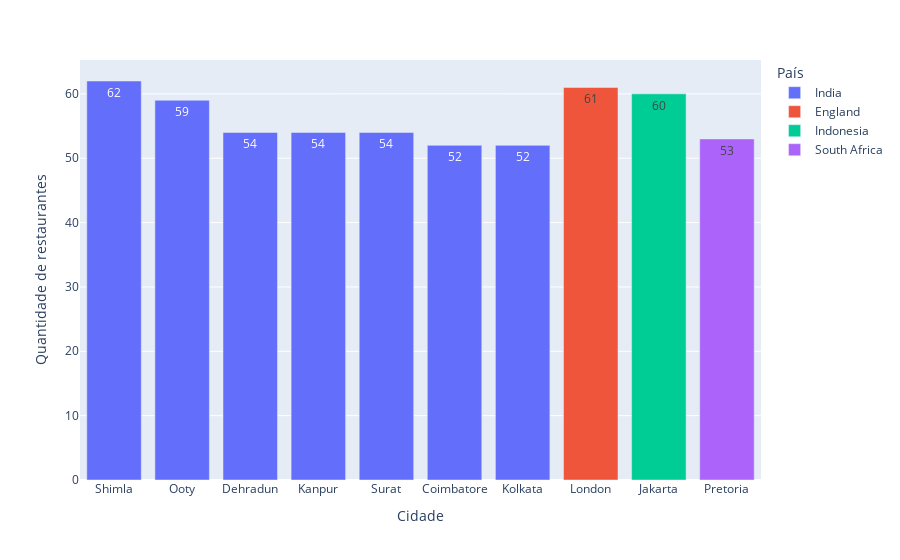

Here is the notebook cell this chart was saved with:
### Markdown cell above
### Visão cidades

### Code cell
# Top 10 cidades com mais restaurantes na base de dados

#definindo colunas
colunas = ['Restaurant ID', 'City', 'Country Code', 'Rating color']
#agrupando
df_aux = df1.loc[:, colunas].groupby(['Country Code', 'City', 'Rating color']).nunique().reset_index()
#aplicando funções
df_aux['País'] = df_aux['Country Code'].apply(country_name)
df_aux['Cor'] = df_aux['Rating color'].apply(color_name)
#excluindo colunas
df_aux = df_aux.drop(['Country Code', 'Rating color'], axis = 1)
#ordenando
df_aux = df_aux.sort_values('Restaurant ID', ascending = False).reset_index(drop=True)
#filtrando um top
df_aux = df_aux.loc[df1.index < 10, :].reset_index(drop=True)

#renomeando
df_aux = df_aux.rename(columns= {'City' : 'Cidade', 'Restaurant ID' : 'Quantidade de restaurantes'})

#plotando
px.bar(df_aux, x='Cidade', y='Quantidade de restaurantes', color='País', text_auto='Quantidade de restaurantes')

### Figure 1 — Plotly figure (JSON) as saved in the notebook; plotly's stock layout.template omitted (floating-point values rounded to 4 significant figures)
{"data": [{"alignmentgroup": "True", "hovertemplate": "País=India<br>Cidade=%{x}<br>Quantidade de restaurantes=%{y}<extra></extra>", "legendgroup": "India", "marker": {"color": "#636efa", "pattern": {"shape": ""}}, "name": "India", "offsetgroup": "India", "orientation": "v", "showlegend": true, "textposition": "auto", "texttemplate": "%{y:Quantidade de restaurantes}", "type": "bar", "x": ["Shimla", "Ooty", "Dehradun", "Kanpur", "Surat", "Coimbatore", "Kolkata"], "xaxis": "x", "y": [62, 59, 54, 54, 54, 52, 52], "yaxis": "y"}, {"alignmentgroup": "True", "hovertemplate": "País=England<br>Cidade=%{x}<br>Quantidade de restaurantes=%{y}<extra></extra>", "legendgroup": "England", "marker": {"color": "#EF553B", "pattern": {"shape": ""}}, "name": "England", "offsetgroup": "England", "orientation": "v", "showlegend": true, "textposition": "auto", "texttemplate": "%{y:Quantidade de restaurantes}", "type": "bar", "x": ["London"], "xaxis": "x", "y": [61], "yaxis": "y"}, {"alignmentgroup": "True", "hovertemplate": "País=Indonesia<br>Cidade=%{x}<br>Quantidade de restaurantes=%{y}<extra></extra>", "legendgroup": "Indonesia", "marker": {"color": "#00cc96", "pattern": {"shape": ""}}, "name": "Indonesia", "offsetgroup": "Indonesia", "orientation": "v", "showlegend": true, "textposition": "auto", "texttemplate": "%{y:Quantidade de restaurantes}", "type": "bar", "x": ["Jakarta"], "xaxis": "x", "y": [60], "yaxis": "y"}, {"alignmentgroup": "True", "hovertemplate": "País=South Africa<br>Cidade=%{x}<br>Quantidade de restaurantes=%{y}<extra></extra>", "legendgroup": "South Africa", "marker": {"color": "#ab63fa", "pattern": {"shape": ""}}, "name": "South Africa", "offsetgroup": "South Africa", "orientation": "v", "showlegend": true, "textposition": "auto", "texttemplate": "%{y:Quantidade de restaurantes}", "type": "bar", "x": ["Pretoria"], "xaxis": "x", "y": [53], "yaxis": "y"}], "layout": {"autosize": true, "barmode": "relative", "legend": {"title": {"text": "País"}, "tracegroupgap": 0}, "margin": {"t": 60}, "xaxis": {"anchor": "y", "autorange": true, "domain": [0, 1], "range": [-0.5, 9.5], "title": {"text": "Cidade"}, "type": "category"}, "yaxis": {"anchor": "x", "autorange": true, "domain": [0, 1], "range": [0, 65.26], "title": {"text": "Quantidade de restaurantes"}, "type": "linear"}}}
